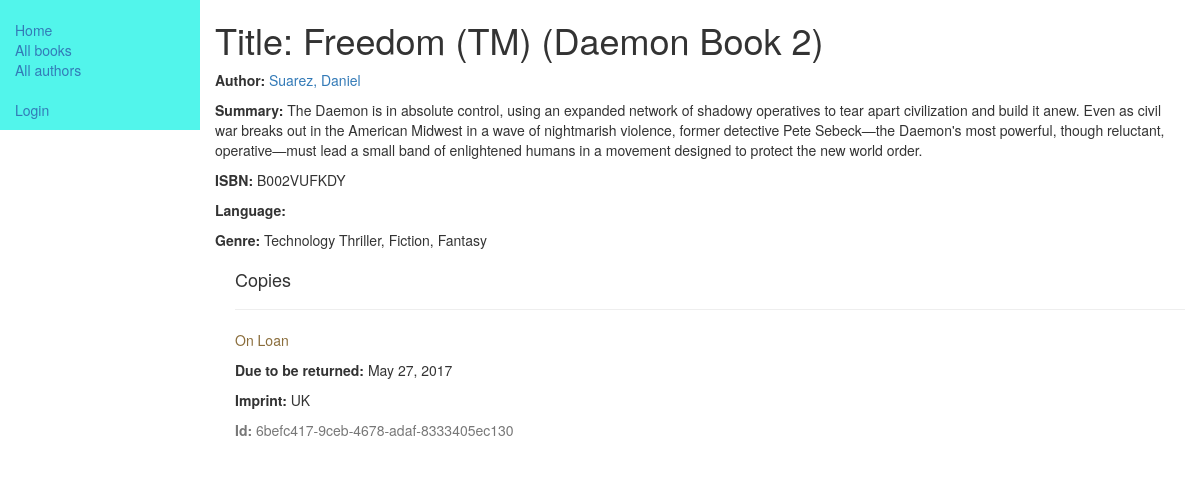
Page /catalog/book/5 on the committed database.
### catalog/models.py (models this page shows, shortened)
class Book(models.Model):
    title = models.CharField(max_length=200)
    author = models.ForeignKey('Author', on_delete=models.SET_NULL, null=True)
    summary = models.TextField(max_length=1000, help_text="Enter a brief summary for the book here.")
    isbn = models.CharField('ISBN', max_length=13, help_text='13 Character <a href="https://www.isbn-international.org/content/what-isbn">ISBN number</a>')
    genre = models.ManyToManyField(Genre, help_text="Select a genre for this book")
    def display_genre(self):
        return ', '.join(genre.name for genre in self.genre.all()[:3])
    display_genre.short_description = 'Genre'

class Author(models.Model):
    first_name = models.CharField(max_length=100, help_text="Author's First Name")
    last_name = models.CharField(max_length=100, help_text="Author's Last Name")
    date_of_birth = models.DateField(null=True, blank=True)
    date_of_death = models.DateField('Died', null=True, blank=True)
    def get_absolute_url(self):
        return reverse ('author-detail', args=[str(self.id)])
    def __str__(self):
        return '%s, %s' %(self.last_name, self.first_name)

class Genre(models.Model):
    name = models.CharField(max_length = 200, help_text = "Enter a Book Genre eg. Science Fiction, Poetry etc.")
    def __str__(self):
        return self.name

class BookInstance(models.Model):
    id = models.UUIDField(primary_key=True, default=uuid.uuid4, help_text="Unique ID for this particular copy of the book")
    book = models.ForeignKey(Book, on_delete=models.SET_NULL, null=True)
    imprint = models.CharField(max_length=200)
    due_back = models.DateField(null=True, blank=True)
    borrower = models.ForeignKey(User, on_delete=models.SET_NULL, null=True, blank=True)
    LOAN_STATUS = (
        ('d', 'Maintenance'),
        ('o', 'On Loan'),
        ('a', 'Available'),
        ('r', 'Reserved'),
    )
    status = models.CharField(max_length=1, choices=LOAN_STATUS, blank=True, default='d', help_text="Book Availability")
    class Meta:
        ordering = ["due_back"]
        permissions = (("can_mark_as_returned", "Set book as returned"),)

### catalog/views.py (the view)
# urls.py: url(r'^book/(?P<pk>\d+)$', views.BookDetailView.as_view(), name='book-detail'),
class BookDetailView(generic.DetailView):
    model = Book

### catalog/templates/catalog/book_detail.html (shortened to what this page needs)
{% extends "base.html" %}
{% block content %}
<h1>Title: {{ book.title }}</h1>
 <p><strong>Author:</strong> <a href="{{ book.author.get_absolute_url }}">{{ book.author }}</a></p>
 <p><strong>Summary:</strong> {{ book.summary }}</p>
 <p><strong>ISBN:</strong> {{ book.isbn }}</p>
 <p><strong>Language:</strong> {{ book.language }}</p>
 <p><strong>Genre:</strong> {% for genre in book.genre.all %} {{ genre }}{% if not forloop.last %}, {% endif %}{% endfor %}</p>
 <div style="margin-left:20px;margin-top:20px">
   <h4>Copies</h4>
   {% for copy in book.bookinstance_set.all %}
   <hr>
   <p class="{% if copy.status == 'a' %}text-success{% elif copy.status == 'd' %}text-danger{% else %}text-warning{% endif %}">{{ copy.get_status_display }}</p>
   {% if copy.status != 'a' %}<p><strong>Due to be returned:</strong> {{copy.due_back}}</p>{% endif %}
   <p><strong>Imprint:</strong> {{copy.imprint}}</p>
   <p class="text-muted"><strong>Id:</strong> {{copy.id}}</p>
   {% endfor %}
 </div>
{% endblock content %}

### rows in the picture
Book: title "Freedom (TM) (Daemon Book 2)", author "Suarez, Daniel", summary "The Daemon is in absolute control, using an expanded network of shadowy operatives to tear apart civilization and build it anew. Even as civil war breaks out in the American Midwest in a wave of nightmarish violence, former detective Pete Sebeck—the Daemon's most powerful, though reluctant, operative—must lead a small band of enlightened humans in a movement designed to protect the new world order.", isbn "B002VUFKDY"
Genre: name "Technology Thriller"
Genre: name "Fiction"
Genre: name "Fantasy"
BookInstance: status "On Loan", due_back "May 27, 2017", imprint "UK", id "6befc417-9ceb-4678-adaf-8333405ec130"
